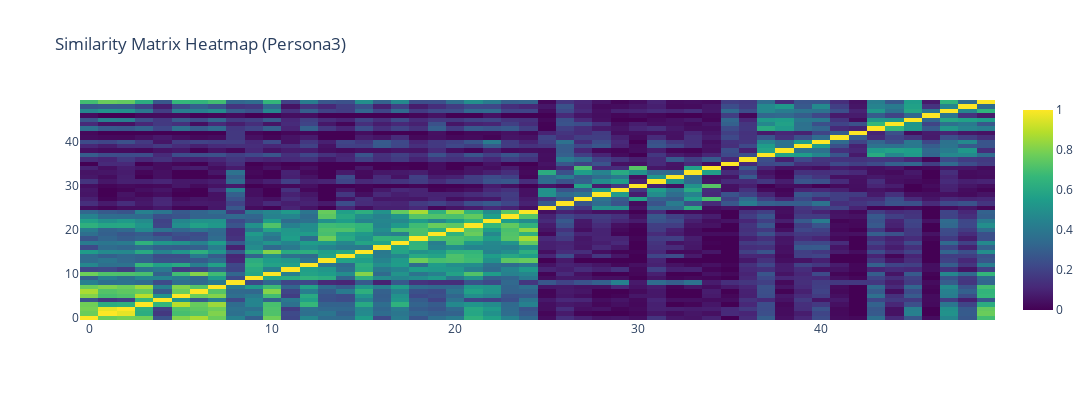

The cell this chart's notebook holds for it:
### Code cell
original_similarity_full3 = cosine_similarity(bow_matrix3)
original_distance_full3 = cosine_distances(bow_matrix3)

original_similarity_subset3 = cosine_similarity(bow_matrix3[matching_indices])
original_distance_subset3 = cosine_distances(bow_matrix3[matching_indices])

# Create a subplot for the heatmap
fig = make_subplots(rows=1, cols=1)

# Create the heatmap trace
heatmap = go.Heatmap(
                    z=original_similarity_full3[matching_indices][:,matching_indices],         # original_similarity_subset
                    # z=original_similarity_subset3,
                    # z=np.transpose(theoretical_similarity_matrix),
                    #  x=column_labels,  # Column labels
                    #  y=row_labels,     # Row labels
                     colorscale='Viridis')

# Add the heatmap trace to the subplot
fig.add_trace(heatmap)

# Update the layout
fig.update_layout(title='Similarity Matrix Heatmap (Persona3)',
                  height=400, width=1400
                #   xaxis_title='Column Labels',
                #   yaxis_title='Row Labels'
                  )
# fig.update_layout(height=400, width=1400)
# Show the heatmap
fig.show()

### Figure 1 — Plotly figure (JSON) as saved in the notebook; plotly's stock layout.template omitted (floating-point values rounded to 4 significant figures; data arrays with more than 128 entries replaced by an {"elided": "..."} marker saying what was removed)
{"data": [{"colorscale": [[0, "#440154"], [0.1111, "#482878"], [0.2222, "#3e4989"], [0.3333, "#31688e"], [0.4444, "#26828e"], [0.5556, "#1f9e89"], [0.6667, "#35b779"], [0.7778, "#6ece58"], [0.8889, "#b5de2b"], [1, "#fde725"]], "type": "heatmap", "z": {"elided": "50x50 float values"}}], "layout": {"height": 400, "title": {"text": "Similarity Matrix Heatmap (Persona3)"}, "width": 1400, "xaxis": {"anchor": "y", "domain": [0, 1]}, "yaxis": {"anchor": "x", "domain": [0, 1]}}}
